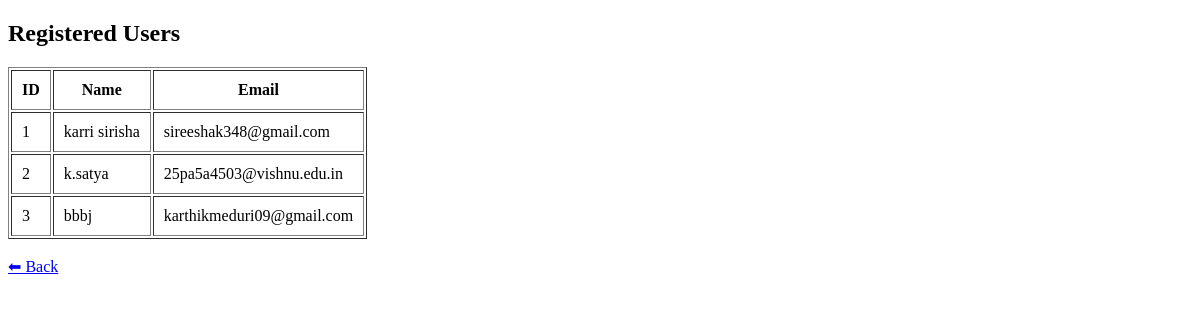
Before: /admin/users with the older database file.
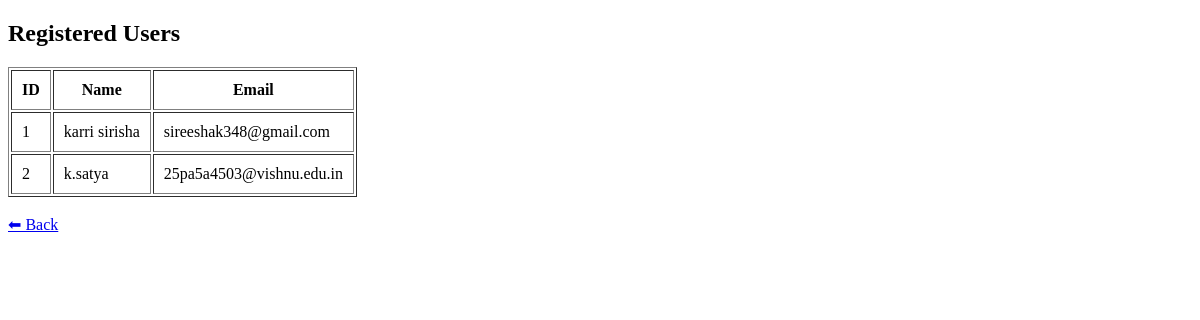
After: the same page with the newer database file.
### tables this page shows
CREATE TABLE users(
    id INTEGER PRIMARY KEY AUTOINCREMENT,
    name TEXT NOT NULL,
    email TEXT UNIQUE NOT NULL,
    password TEXT NOT NULL
);

### app.py (the view)
@app.route("/admin/users")
def admin_users():
    conn = sqlite3.connect("database.db")
    cursor = conn.cursor()
    cursor.execute("SELECT id, name, email FROM users")
    users = cursor.fetchall()
    conn.close()
    return render_template("admin_users.html", users=users)

### templates/admin_users.html (shortened to what this page needs)
<!DOCTYPE html>
<html>
<head>
</head>
<body>
<h2>Registered Users</h2>
<table border="1" cellpadding="10">
    <tr>
        <th>ID</th>
        <th>Name</th>
        <th>Email</th>
    </tr>
    {% for user in users %}
    <tr>
        <td>{{ user[0] }}</td>
        <td>{{ user[1] }}</td>
        <td>{{ user[2] }}</td>
    </tr>
    {% endfor %}
</table>
<br>
<a href="/admin">⬅ Back</a>
</body>
</html>

Changed rows visible on the page:
removed users: id "3", name "bbbj", email "karthikmeduri09@gmail.com"
